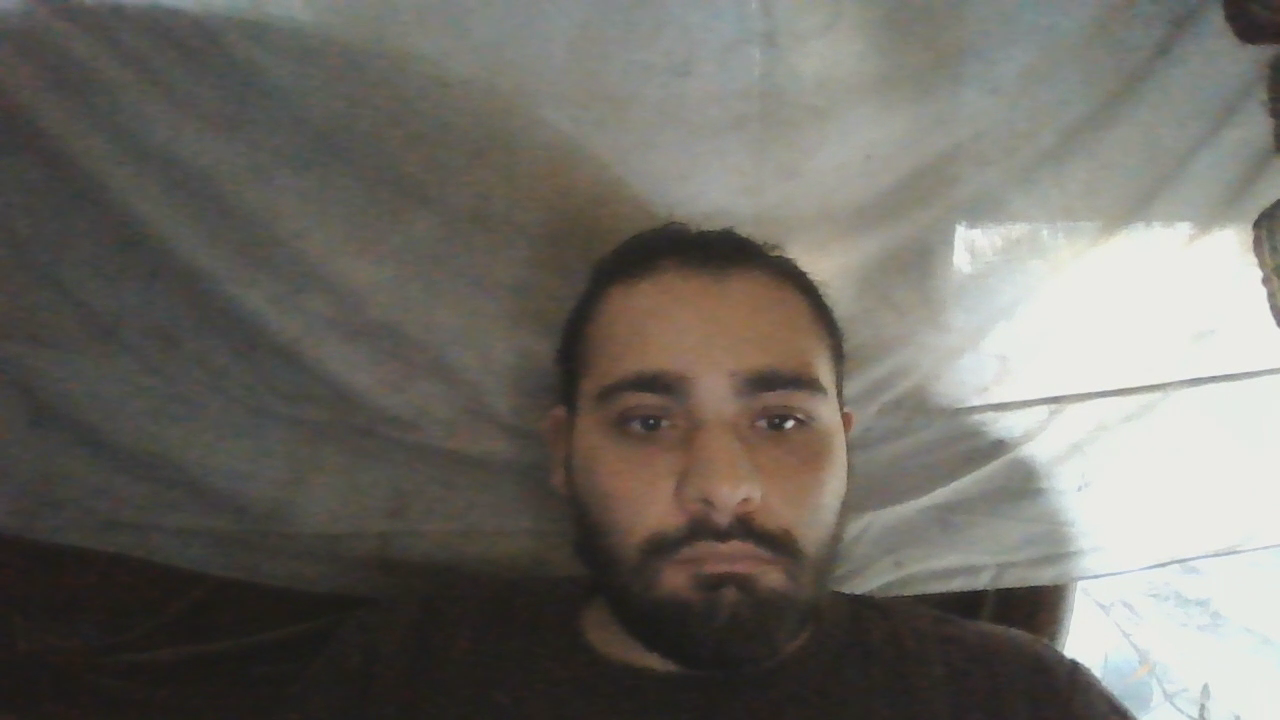
#> input picture frame 5 of video.mp4, 1280 x 720 px
$ python facetracker.py
#> lines starting #> are read from the running program, lines starting #| are printed output that depends on the picture; after the words box and inside, x2 and y2 are one past the last pixel; in counts of white or black regions, pixels touching at a corner belong together
import cv2
import json

# Read the video
video = cv2.VideoCapture("video.mp4")

# Check if the video was opened successfully
if not video.isOpened():
    print("Error opening video file")
    exit()

# Initialize a list to store the tracking data
tracking_data = []


reducer=0
# Read each frame of the video
while True:
    success, frame = video.read()
#> frame is the input picture: shape (720, 1280, 3); mean B, G, R 101.6, 108.2, 111.2

    # Check if the frame was read successfully
    if not success:
        break

    # Convert the frame to HSV color space (for object tracking) or grayscale (for face tracking)
    hsv = cv2.cvtColor(frame, cv2.COLOR_BGR2HSV)
#> hsv: shape (720, 1280, 3); mean H, S, V 35.4, 32.2, 112.5

    # Define the range of colors to detect (for object tracking)
    lower_color = (0, 0, 0)
    upper_color = (180, 255, 50)

    # Threshold the HSV image to get only the desired colors (for object tracking)
    mask = cv2.inRange(hsv, lower_color, upper_color)
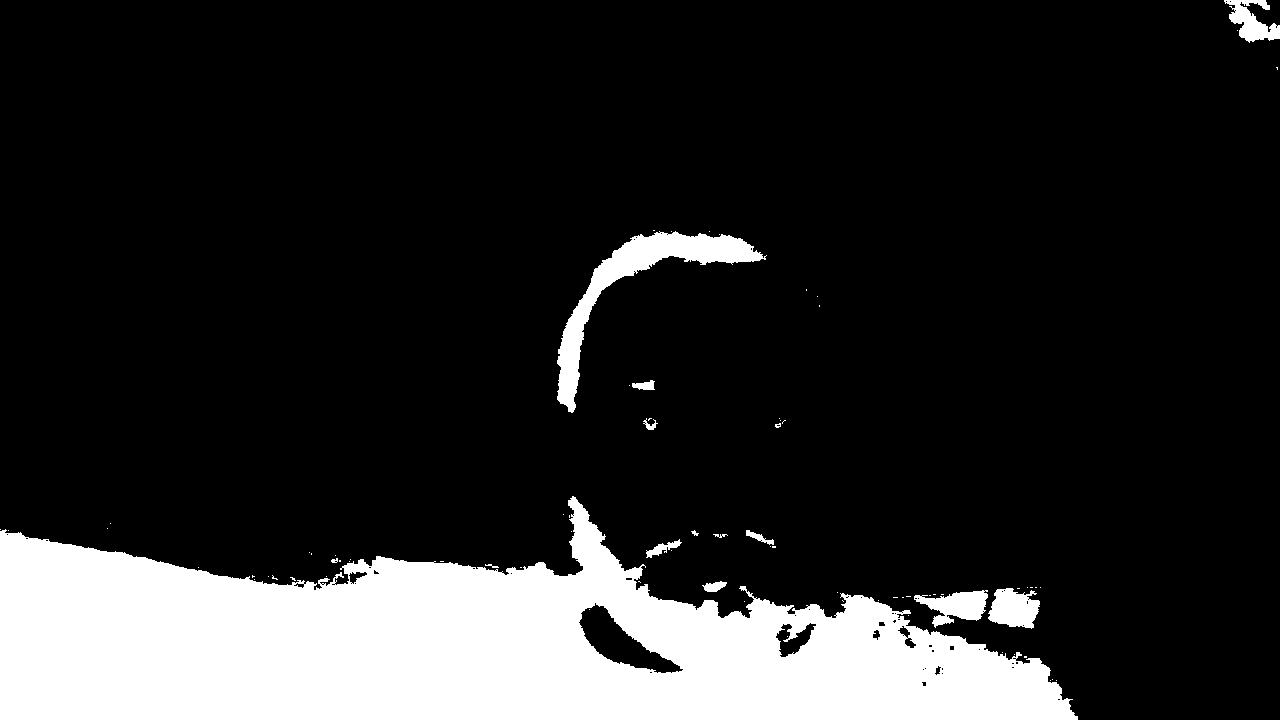
#> mask: shape (720, 1280); 16.5% white; 79 white regions (64 under 20 px), largest, box (x1, y1, x2, y2) and area: (0, 496, 1078, 720) 139859, (557, 231, 767, 413) 6722, (988, 588, 1040, 629) 1513

    # Load a pre-trained face detection model (for face tracking)
    face_cascade = cv2.CascadeClassifier("haarcascade_frontalface_default.xml")

    # Convert the frame to grayscale (for face tracking)
    gray = cv2.cvtColor(frame, cv2.COLOR_BGR2GRAY)
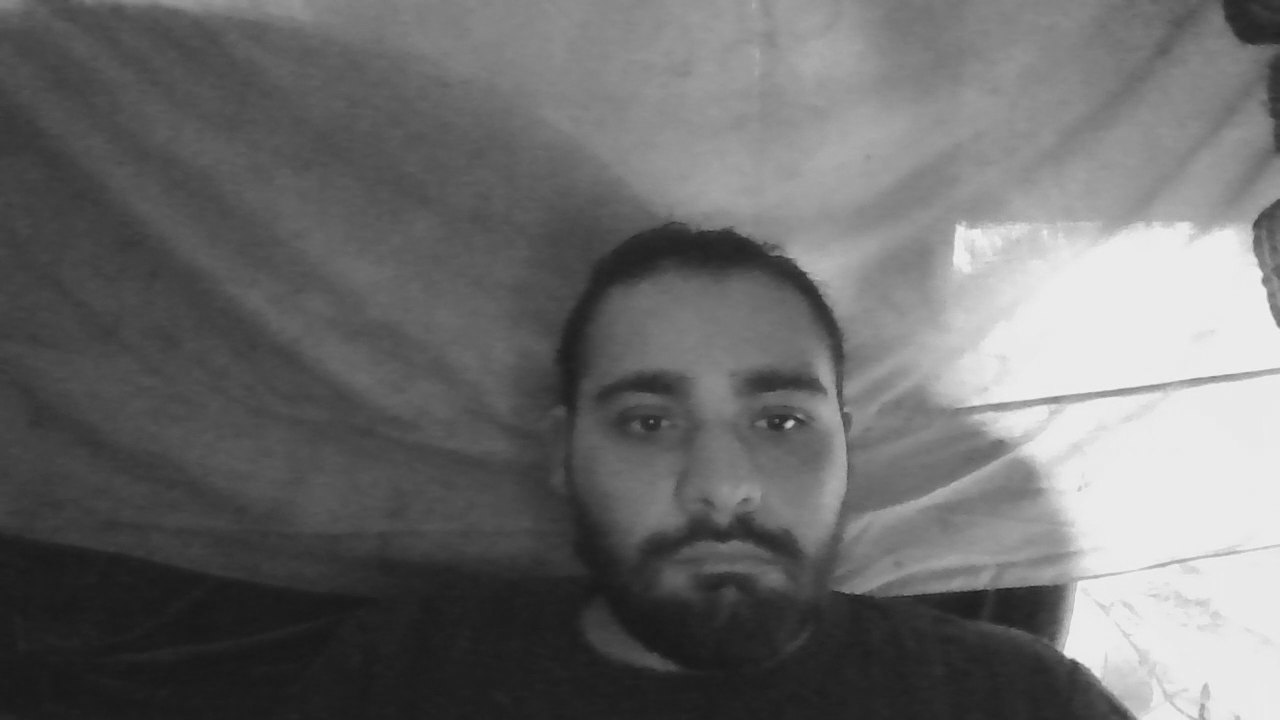
#> gray: shape (720, 1280); min 23, max 241, mean 108.3

    # Detect faces in the frame (for face tracking)
    faces = face_cascade.detectMultiScale(gray, 1.3, 5)
#> faces = [[536, 268, 361, 361]]

    # Check if any faces or objects were detected
    if len(faces) == 0:
        print("No faces or objects detected")
        break

    # Select the first face or object
    face = faces[0]
#> face = [536, 268, 361, 361]

    # Extract the face or object coordinates
    x, y, w, h = face
#> x = 536; y = 268; w = 361; h = 361

    # Use the MeanShift algorithm to track the face or object
    track_window = cv2.meanShift(gray[y:y+h, x:x+w], (x, y, w, h), criteria=(cv2.TERM_CRITERIA_EPS | cv2.TERM_CRITERIA_COUNT, 300, 1))
#> track_window = (0, (180, 180, 1, 1))

    # Extract the tracking window coordinates
    cx, cy = track_window
#> cx = 0; cy = (180, 180, 1, 1)

    # Draw a rectangle around the tracked face or object
    cv2.rectangle(frame, (x, y), (x+w, y+h), (255, 0, 0), 2)
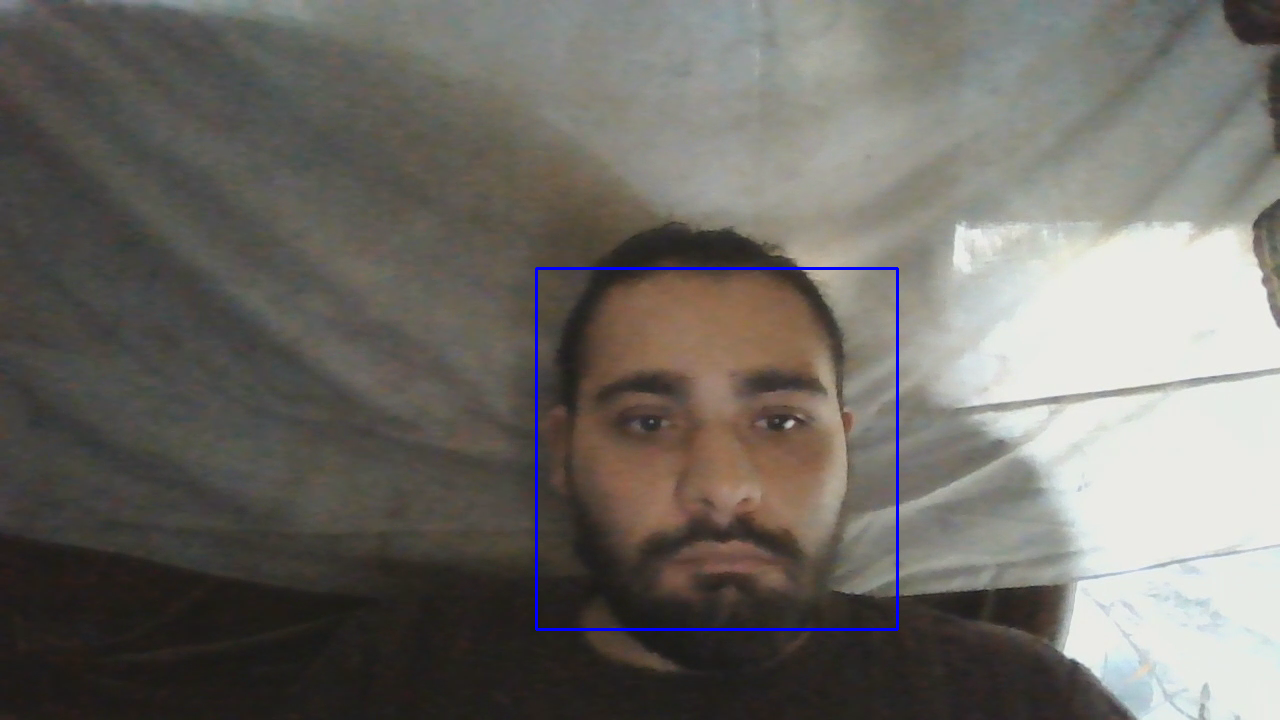
#> frame: shape (720, 1280, 3); 0.47% of pixels changed, all inside (x1, y1, x2, y2) = (535, 267, 899, 631)

    # Store the tracking data
    if reducer %5==0:
       tracking_data.append((cx, cy))
    reducer+=1

# Release the video capture
video.release()

# Save the tracking data to a file
track= [tr[1] for tr in tracking_data ]
JasonOBJ = json.dumps(track, indent=2)
with open("track.json", "w") as outfile:
        outfile.write(JasonOBJ)

$ run again, starting later in the video
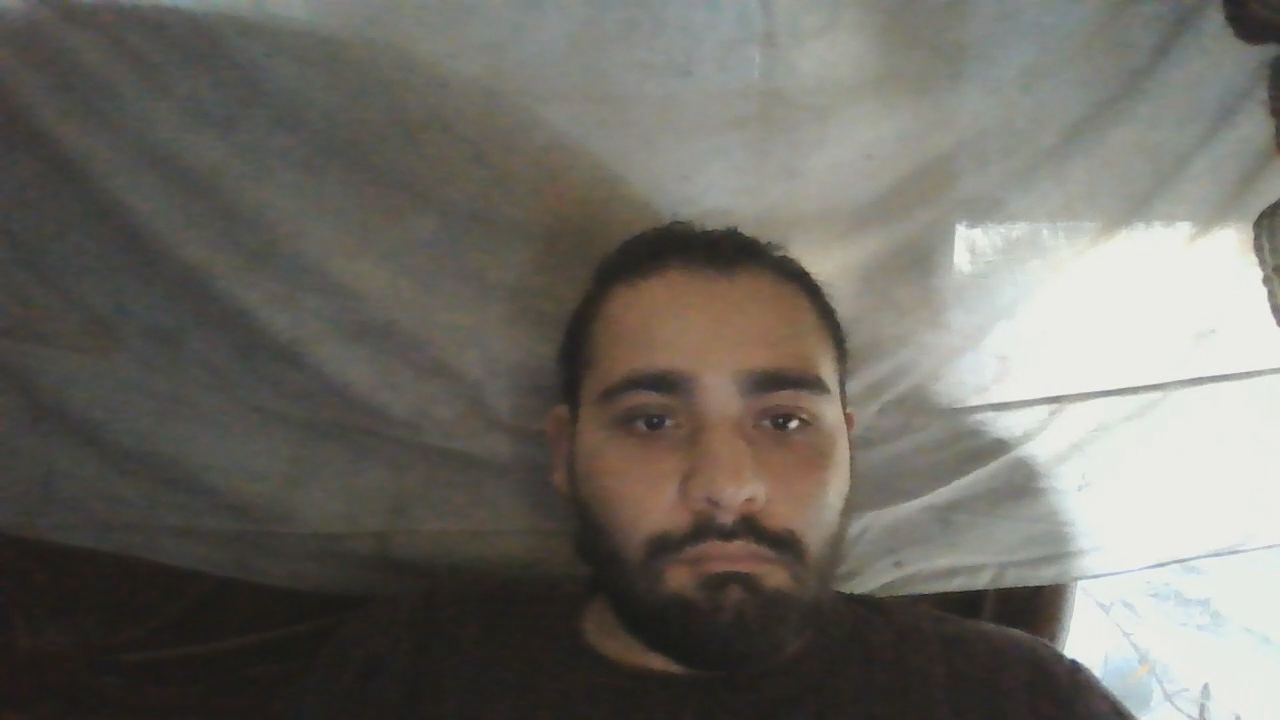
#> input picture frame 22 of video.mp4, 1280 x 720 px
#> frame is the input picture: shape (720, 1280, 3); mean B, G, R 101.3, 107.8, 110.8
#> hsv: shape (720, 1280, 3); mean H, S, V 34.8, 31.8, 112.1
#> `mask = cv2.inRange(hsv, lower_color, upper_color)`:
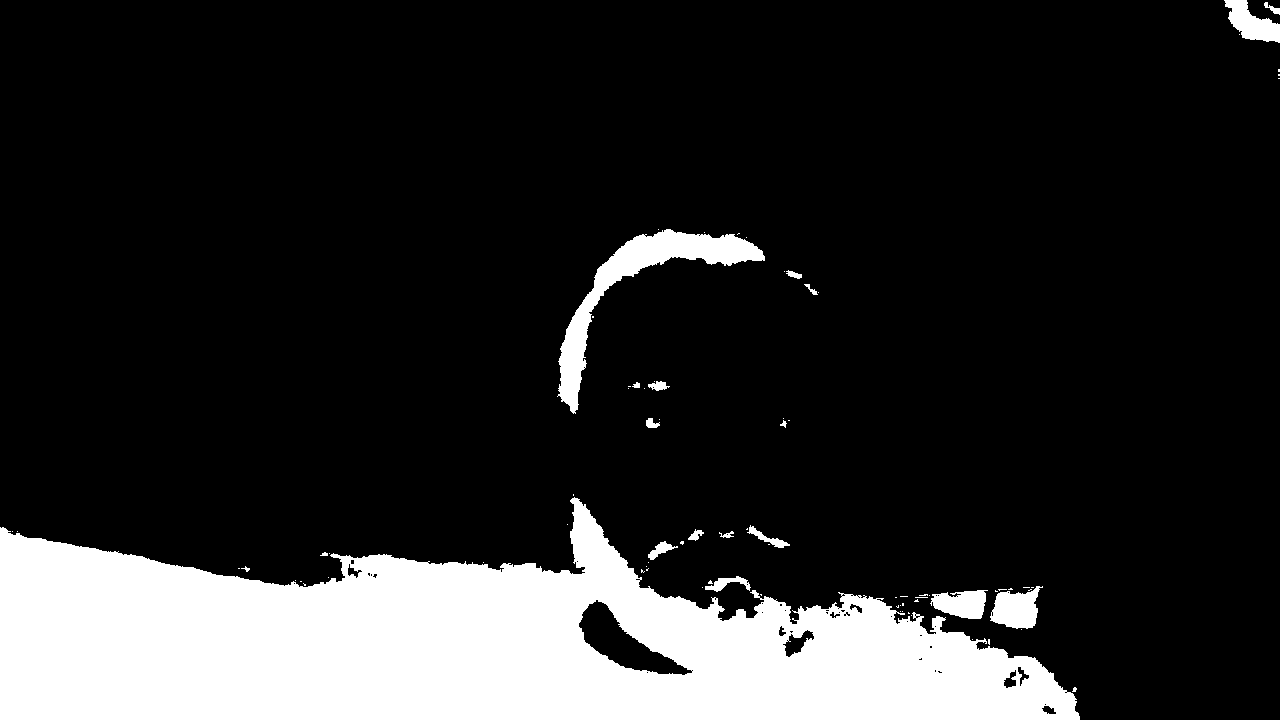
#> mask: shape (720, 1280); 16.7% white; 81 white regions (62 under 20 px), largest, box (x1, y1, x2, y2) and area: (0, 497, 1080, 720) 141517, (557, 229, 765, 414) 6951, (990, 586, 1043, 629) 1485
#> faces = [[550, 282, 339, 339]]
#> face = [550, 282, 339, 339]
#> x = 550; y = 282; w = 339
#> track_window = (0, (169, 169, 1, 1))
#> cx = 0; cy = (169, 169, 1, 1)
#> `cv2.rectangle(frame, (x, y), (x+w, y+h), (255, 0, 0), 2)`:
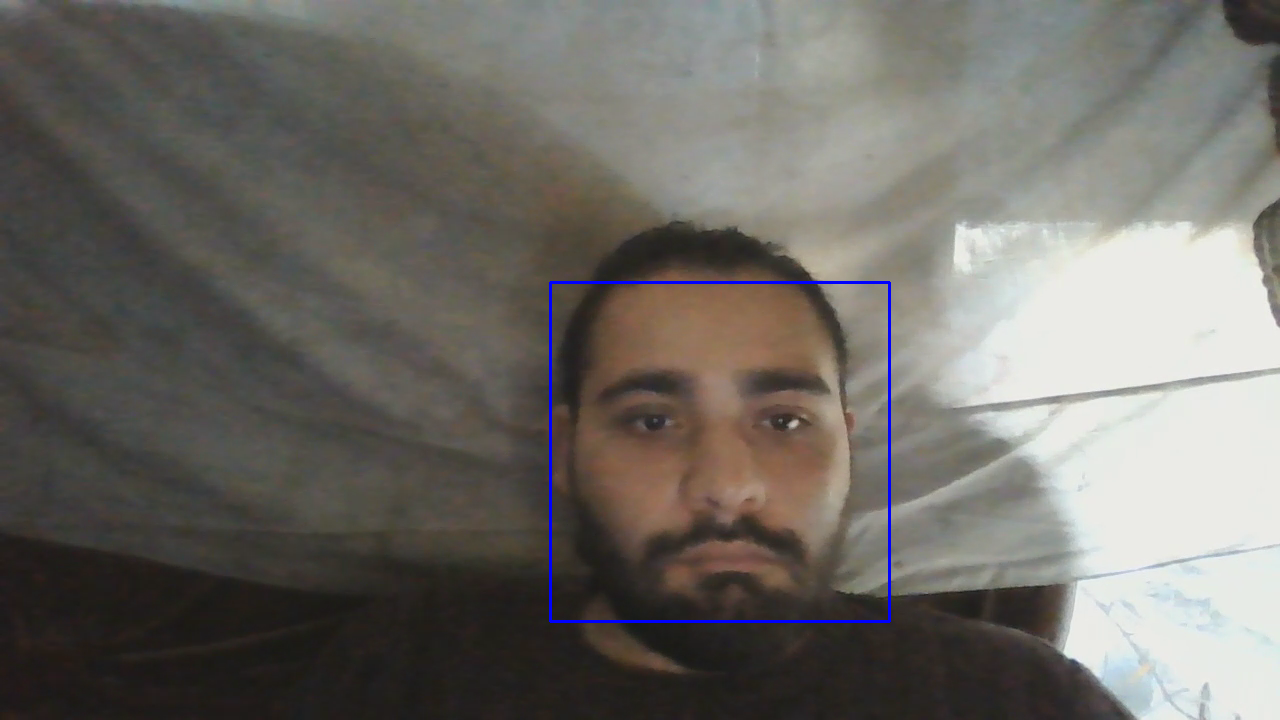
#> frame: shape (720, 1280, 3); 0.44% of pixels changed, all inside (x1, y1, x2, y2) = (549, 281, 891, 623)

$ run again, starting later in the video
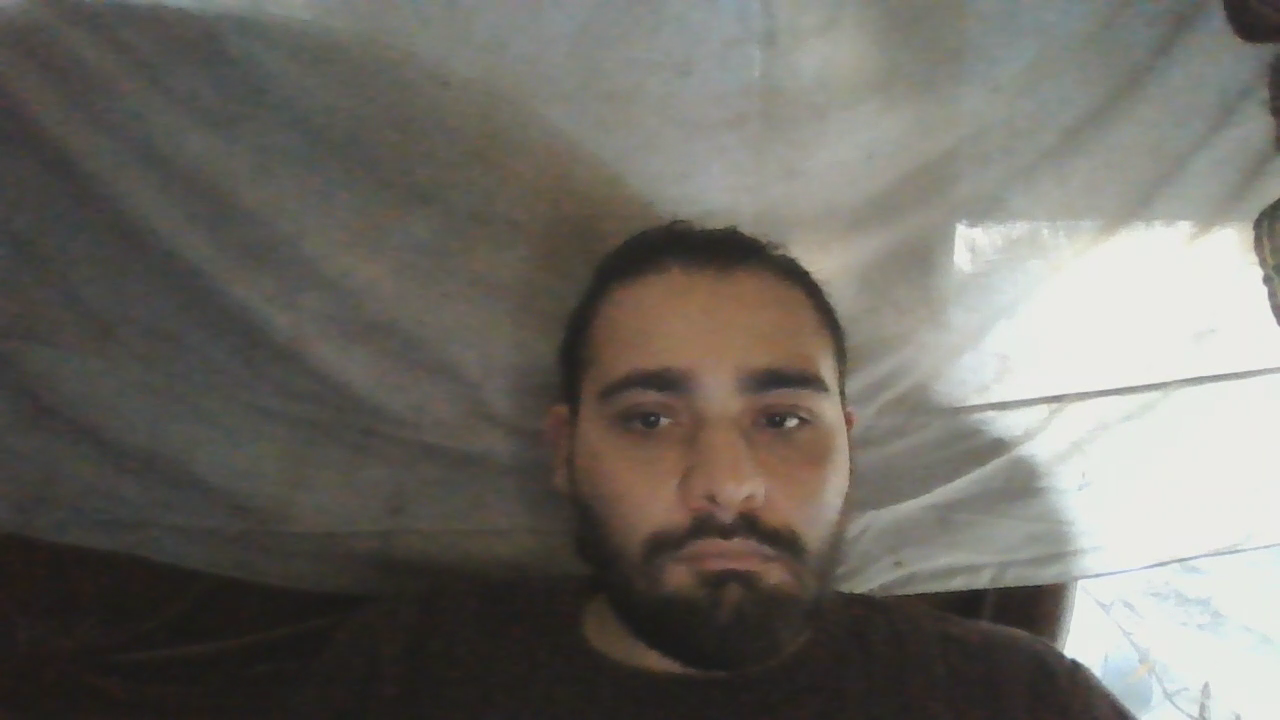
#> input picture frame 40 of video.mp4, 1280 x 720 px
#> frame is the input picture: shape (720, 1280, 3); mean B, G, R 101.1, 107.6, 110.7
#> hsv: shape (720, 1280, 3); mean H, S, V 34.8, 32, 112
#> `mask = cv2.inRange(hsv, lower_color, upper_color)`:
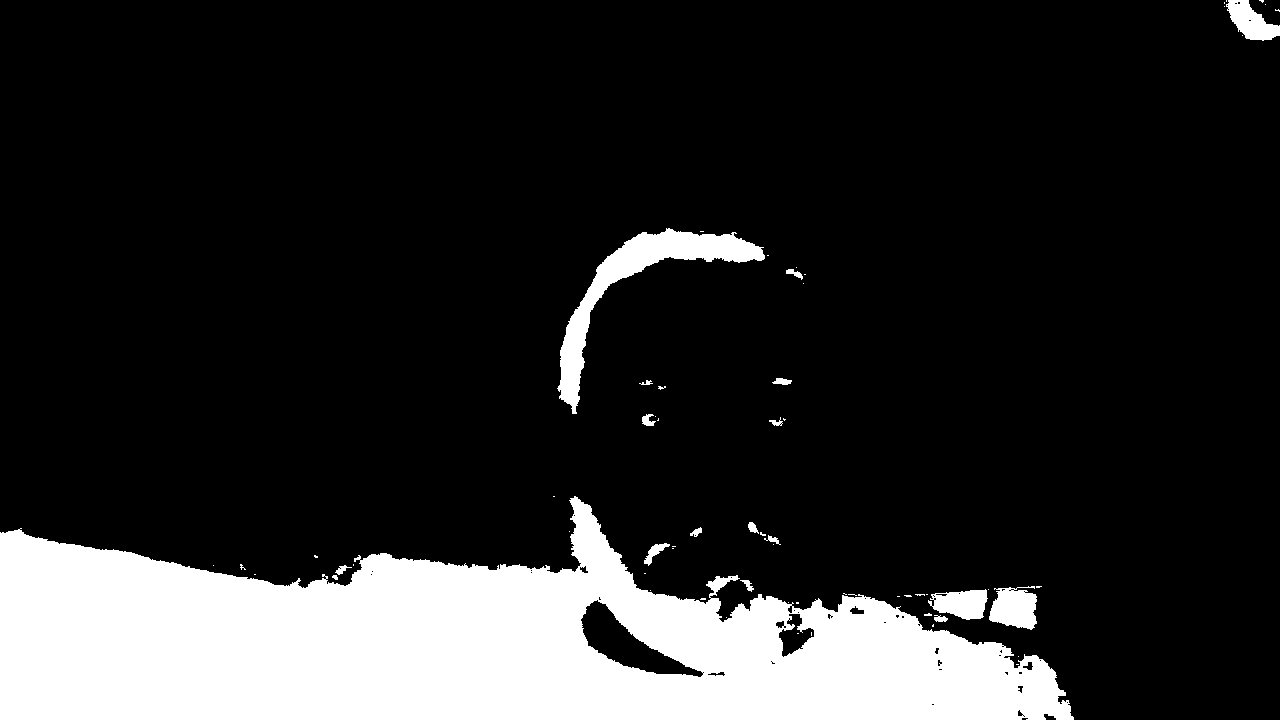
#> mask: shape (720, 1280); 16.7% white; 65 white regions (47 under 20 px), largest, box (x1, y1, x2, y2) and area: (0, 496, 1074, 720) 141408, (557, 228, 765, 414) 6957, (989, 586, 1037, 630) 1559
#> faces = [[545, 277, 352, 352]]
#> face = [545, 277, 352, 352]
#> x = 545; y = 277; w = 352
#> track_window = (0, (176, 176, 1, 1))
#> cx = 0; cy = (176, 176, 1, 1)
#> `cv2.rectangle(frame, (x, y), (x+w, y+h), (255, 0, 0), 2)`:
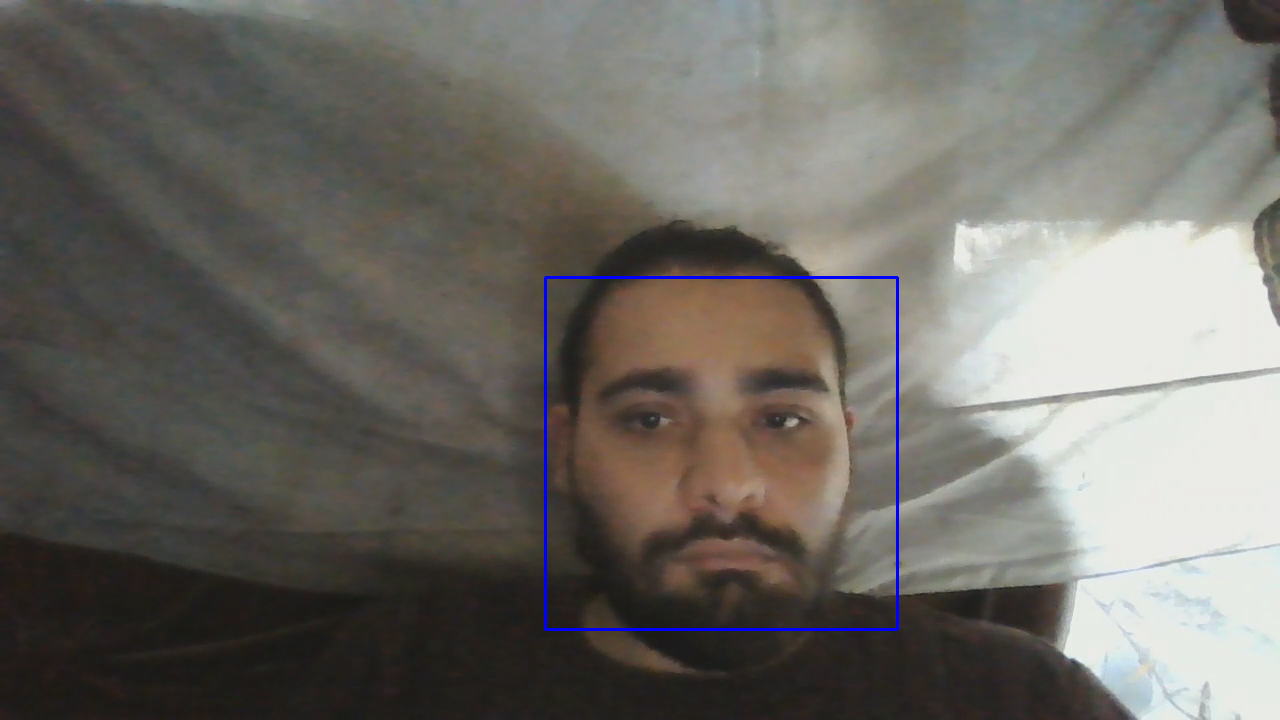
#> frame: shape (720, 1280, 3); 0.46% of pixels changed, all inside (x1, y1, x2, y2) = (544, 276, 899, 631)
#> track = [(176, 176, 1, 1), (174, 174, 1, 1), (180, 180, 1, 1)]
